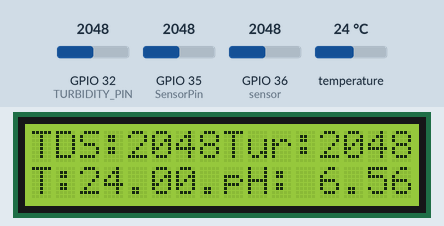
Bench run of a sketch on a simulated ESP32. On the bench: 16×2 character LCD. The test bench sets the inputs (shaded band); at power-on: temperature 24 °C, GPIO 32 (TURBIDITY_PIN) = 2048, GPIO 35 (SensorPin) = 2048, GPIO 36 (sensor) = 2048. WiFi joins after 1.5 s; servers stay silent unless stated; what the sketch prints to the serial monitor is not drawn.

Above: at 4.6 s.
4.7 s: temperature set to 12 °C
At 6.1 s:
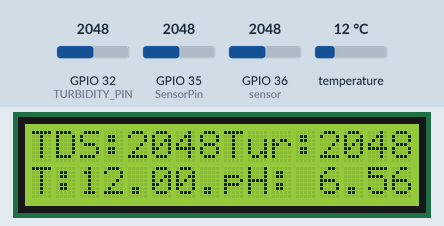
6.9 s: GPIO 32 (TURBIDITY_PIN) set to 2866
At 9.1 s:
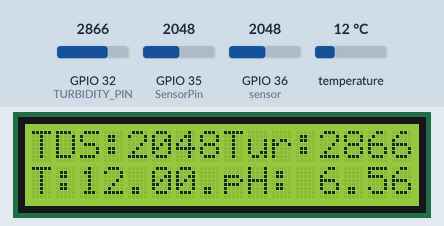
9.7 s: GPIO 35 (SensorPin) set to 2866
At 12.1 s:
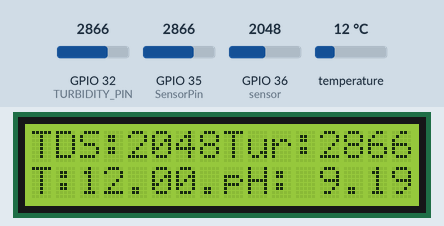
12.5 s: GPIO 36 (sensor) set to 2866
At 15.0 s:
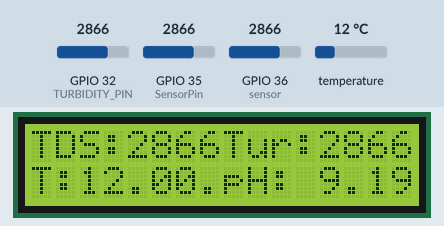
15.3 s: temperature set to 19 °C
At 17.9 s:
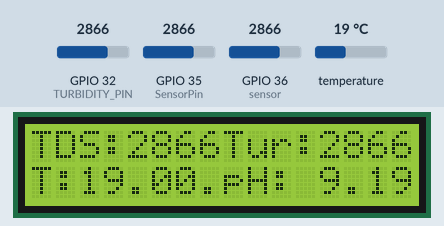
18.2 s: GPIO 32 (TURBIDITY_PIN) set to 3972
At 19.8 s:
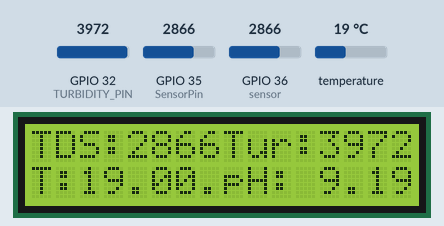
Timing chart, 0 to 21.3 s (numbered marks = the images above; inputs shaded):
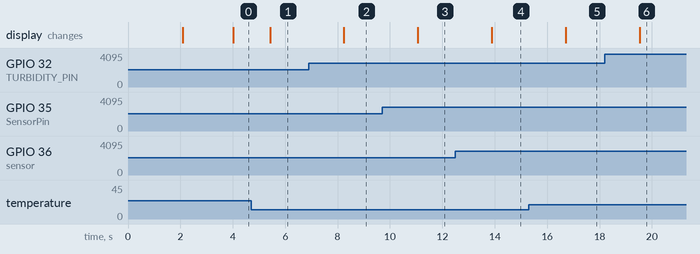

The sketch:

WQD.ino
```cpp
#include <WiFi.h>
#include <WebServer.h>
#include <LiquidCrystal_I2C.h>
#include <OneWire.h>
#include <DallasTemperature.h>

const char* ssid = "dev";          // Your WiFi SSID
const char* password = "123456789";  // Your WiFi password

WebServer server(80);

LiquidCrystal_I2C lcd(0x27, 16, 2);  // Address 0x27 for a 16x2 LCD

#define ONE_WIRE_BUS 23
#define TURBIDITY_PIN 32  // Analog pin for turbidity sensor
#define SensorPin 35        // the pH meter Analog output is connected with the Arduino’s Analog
unsigned long int avgValue;  //Store the average value of the sensor feedback
float b;
int buf[10],temp;


OneWire oneWire(ONE_WIRE_BUS);
DallasTemperature sensors(&oneWire);

void setup() {
  Serial.begin(9600);

  // Initialize LCD
  lcd.begin();
  lcd.backlight();
  lcd.setCursor(0, 0);
  lcd.print("TDS:");
   pinMode(SensorPin,INPUT);

  // Connect to WiFi
  WiFi.begin(ssid, password);
  while (WiFi.status() != WL_CONNECTED) {
    delay(1000);
    Serial.println("Connecting to WiFi...");
  }
  Serial.println("Connected to WiFi");

  // Display ESP32 IP address on LCD
  lcd.setCursor(0, 1);
  lcd.print("");
  lcd.print(WiFi.localIP());

  // Start DS18B20 sensor
  sensors.begin();

  // Route for root / web page
  server.on("/", HTTP_GET, []() {
    server.send(200, "text/html", getPage());
  });

  // Start server
  server.begin();
  Serial.println("HTTP server started");


  delay(1000);
}

void loop() {
  server.handleClient();

  // Read TDS value
  int tdsValue = analogRead(A0); // Assuming TDS sensor connected to A0

  // Read turbidity value
  int turbidityValue = analogRead(TURBIDITY_PIN);
  int val = map(turbidityValue, 0,2800, 5 , 1);

  // Read temperature from DS18B20 sensor
  sensors.requestTemperatures(); // Send the command to get temperature readings
  float tempC = sensors.getTempCByIndex(0); // Assuming only one DS18B20 sensor connected

phsensorv();

  // Update LCD
  lcd.setCursor(5, 0);
  lcd.print("      ");  // Clear previous TDS reading
  lcd.setCursor(4, 0);
  lcd.print(tdsValue);

  lcd.setCursor(0, 1);
  lcd.print("T:");
     lcd.print(tempC);


  lcd.setCursor(8, 0);
  lcd.print("Tur:");
  lcd.print("      ");
  lcd.setCursor(12, 0);
  lcd.print(turbidityValue);


  delay(500);  // Adjust delay as needed
}

void phsensorv()
{
  for(int i=0;i<10;i++)       //Get 10 sample value from the sensor for smooth the value
  {
    buf[i]=analogRead(SensorPin);
    delay(10);
  }
  for(int i=0;i<9;i++)        //sort the analog from small to large
  {
    for(int j=i+1;j<10;j++)
    {
      if(buf[i]>buf[j])
      {
        temp=buf[i];
        buf[i]=buf[j];
        buf[j]=temp;
      }
    }
  }
  avgValue=0;
  for(int i=2;i<8;i++)                      //take the average value of 6 center sample
    avgValue+=buf[i];
  float phValue=(float)avgValue*5.0/4095/8; //convert the analog into millivolt
  phValue=3.5*phValue;                      //convert the millivolt into pH value


    lcd.setCursor(8, 1);
  lcd.print("pH:");
  lcd.print("      ");
  lcd.setCursor(12, 1);
  lcd.print(phValue);

    }

String getPage() {
  String page = "<!DOCTYPE html>"
                "<html lang='en'>"
                "<head>"
                "  <meta charset='UTF-8'>"
                "  <meta name='viewport' content='width=device-width, initial-scale=1.0'>"
                "  <title>Sensor Dashboard</title>"
                "  <style>"
                "    body {"
                "      font-family: Arial, sans-serif;"
                "      background-color: #f0f0f0;"
                "      color: #333;"
                "      margin: 0;"
                "      padding: 0;"
                "    }"
                "    .container {"
                "      max-width: 800px;"
                "      margin: 20px auto;"
                "      padding: 20px;"
                "      background-color: #fff;"
                "      border-radius: 10px;"
                "      box-shadow: 0 0 10px rgba(0, 0, 0, 0.1);"
                "    }"
                "    h1 {"
                "      text-align: center;"
                "      color: #007bff;"
                "    }"
                "    .sensor {"
                "      margin-bottom: 30px;"
                "      padding: 20px;"
                "      background-color: #f8f9fa;"
                "      border-radius: 10px;"
                "      box-shadow: 0 0 5px rgba(0, 0, 0, 0.1);"
                "    }"
                "    .sensor h2 {"
                "      margin-top: 0;"
                "      color: #343a40;"
                "    }"
                "    .sensor-value {"
                "      font-size: 36px;"
                "      font-weight: bold;"
                "      color: #28a745;"
                "    }"
                "    .sensor-label {"
                "      font-size: 18px;"
                "      color: #6c757d;"
                "    }"
                "  </style>"
                "</head>"
                "<body>"
                "  <div class='container'>"
                "    <h1>Sensor Dashboard</h1>"
                "    <div class='sensor'>"
                "      <h2>TDS</h2>"
                "      <div class='sensor-value' id='tds-value'>0</div>"
                "      <div class='sensor-label'>mg/L</div>"
                "    </div>"
                "    <div class='sensor'>"
                "      <h2>pH</h2>"
                "      <div class='sensor-value' id='ph-value'>0.00</div>"
                "      <div class='sensor-label'></div>"
                "    </div>"
                "    <div class='sensor'>"
                "      <h2>Temperature</h2>"
                "      <div class='sensor-value' id='temperature-value'>0.00</div>"
                "      <div class='sensor-label'>°C</div>"
                "    </div>"
                "    <div class='sensor'>"
                "      <h2>Turbidity</h2>"
                "      <div class='sensor-value' id='turbidity-value'>0</div>"
                "      <div class='sensor-label'></div>"
                "    </div>"
                "  </div>"
                "  <script>"
                "    setInterval(function() {"
                "      var tdsValue = " + String(analogRead(A0)) + ";" +
                "      document.getElementById('tds-value').innerText = tdsValue;" +
                "      var tempValue = " + String(sensors.getTempCByIndex(0)) + ";" +
                "      document.getElementById('temperature-value').innerText = tempValue;" +
                 "      var tempValue = " + String(sensors.getTempCByIndex(0)) + ";" +
                "      document.getElementById('temperature-value').innerText = tempValue;" +
                "    }, 2000);"

                "  </script>"
                "  </script>"
                "</body>"
                "</html>";

  return page;
}
```

Measured:
- after the input at 4.7 s, the display: changes after 0.72 s (image 1)
- after the input at 6.9 s, the display: changes after 1.3 s (image 2)
- after the input at 9.7 s, the display: changes after 1.4 s (image 3)
- after the input at 12.5 s, the display: changes after 1.4 s (image 4)
- after the input at 15.3 s, the display: changes after 1.4 s (image 5)
- after the input at 18.2 s, the display: changes after 1.3 s (image 6)
